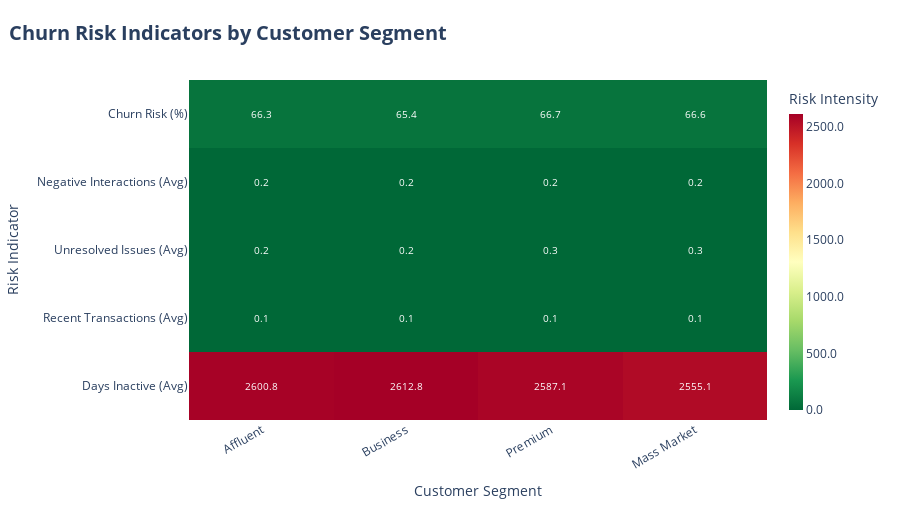

Notebook code for this chart:
### Markdown cell above
### Churn Indicators Heatmap

### Code cell
churn_indicators_heatmap_query = "SELECT * FROM gold.analytics_churn_analysis"
churn_indicators_heatmap_df = fetch_data(churn_indicators_heatmap_query)

metrics = [
    'avg_days_inactive',
    'avg_recent_transactions',
    'avg_unresolved_issues',
    'avg_negative_interactions',
    'avg_churn_risk_pct'
]

# Build Z matrix and Y labels
z_data = []
y_labels = []

label_map = {
    'avg_days_inactive': 'Days Inactive (Avg)',
    'avg_recent_transactions': 'Recent Transactions (Avg)',
    'avg_unresolved_issues': 'Unresolved Issues (Avg)',
    'avg_negative_interactions': 'Negative Interactions (Avg)',
    'avg_churn_risk_pct': 'Churn Risk (%)'
}

for metric in metrics:
    z_data.append(churn_indicators_heatmap_df[metric].values)
    y_labels.append(label_map[metric])

fig = go.Figure(
    data=go.Heatmap(
        z=z_data,
        x=churn_indicators_heatmap_df["customer_segment"],
        y=y_labels,
        
        colorscale="RdYlGn_r",  # Red = worse
        
        zmid=None,
        showscale=True,
        colorbar=dict(
            title="Risk Intensity",
            tickformat=".1f",
            thickness=14
        ),
        
        text=z_data,
        texttemplate="%{text:.1f}",
        textfont=dict(size=10),
        
        hovertemplate=
            "<b>%{y}</b><br>" +
            "Segment: %{x}<br>" +
            "Value: %{z:.2f}<extra></extra>"
    )
)

fig.update_layout(
    title=dict(
        text="Churn Risk Indicators by Customer Segment",
        x=0.01,
        font=dict(size=20, weight="bold")
    ),
    
    xaxis=dict(
        title="Customer Segment",
        tickangle=-30,
        showgrid=False
    ),
    
    yaxis=dict(
        title="Risk Indicator",
        showgrid=False
    ),
    
    height=520,
    
    plot_bgcolor="white",
    paper_bgcolor="white",
    
    margin=dict(t=80, l=140, r=40, b=100)
)

fig.show()

### Figure 1 — Plotly figure (JSON) as saved in the notebook; plotly's stock layout.template omitted (floating-point values rounded to 4 significant figures)
{"data": [{"colorbar": {"thickness": 14, "tickformat": ".1f", "title": {"text": "Risk Intensity"}}, "colorscale": [[0, "rgb(0,104,55)"], [0.1, "rgb(26,152,80)"], [0.2, "rgb(102,189,99)"], [0.3, "rgb(166,217,106)"], [0.4, "rgb(217,239,139)"], [0.5, "rgb(255,255,191)"], [0.6, "rgb(254,224,139)"], [0.7, "rgb(253,174,97)"], [0.8, "rgb(244,109,67)"], [0.9, "rgb(215,48,39)"], [1, "rgb(165,0,38)"]], "hovertemplate": "<b>%{y}</b><br>Segment: %{x}<br>Value: %{z:.2f}<extra></extra>", "showscale": true, "text": [[2601.0, 2613.0, 2587.0, 2555.0], [0.1, 0.1, 0.1, 0.1], [0.2, 0.2, 0.3, 0.3], [0.2, 0.2, 0.2, 0.2], [66.31, 65.43, 66.69, 66.58]], "textfont": {"size": 10}, "texttemplate": "%{text:.1f}", "type": "heatmap", "x": ["Affluent", "Business", "Premium", "Mass Market"], "y": ["Days Inactive (Avg)", "Recent Transactions (Avg)", "Unresolved Issues (Avg)", "Negative Interactions (Avg)", "Churn Risk (%)"], "z": [[2601.0, 2613.0, 2587.0, 2555.0], [0.1, 0.1, 0.1, 0.1], [0.2, 0.2, 0.3, 0.3], [0.2, 0.2, 0.2, 0.2], [66.31, 65.43, 66.69, 66.58]]}], "layout": {"height": 520, "margin": {"b": 100, "l": 140, "r": 40, "t": 80}, "paper_bgcolor": "white", "plot_bgcolor": "white", "title": {"font": {"size": 20, "weight": "bold"}, "text": "Churn Risk Indicators by Customer Segment", "x": 0.01}, "xaxis": {"showgrid": false, "tickangle": -30, "title": {"text": "Customer Segment"}}, "yaxis": {"showgrid": false, "title": {"text": "Risk Indicator"}}}}
